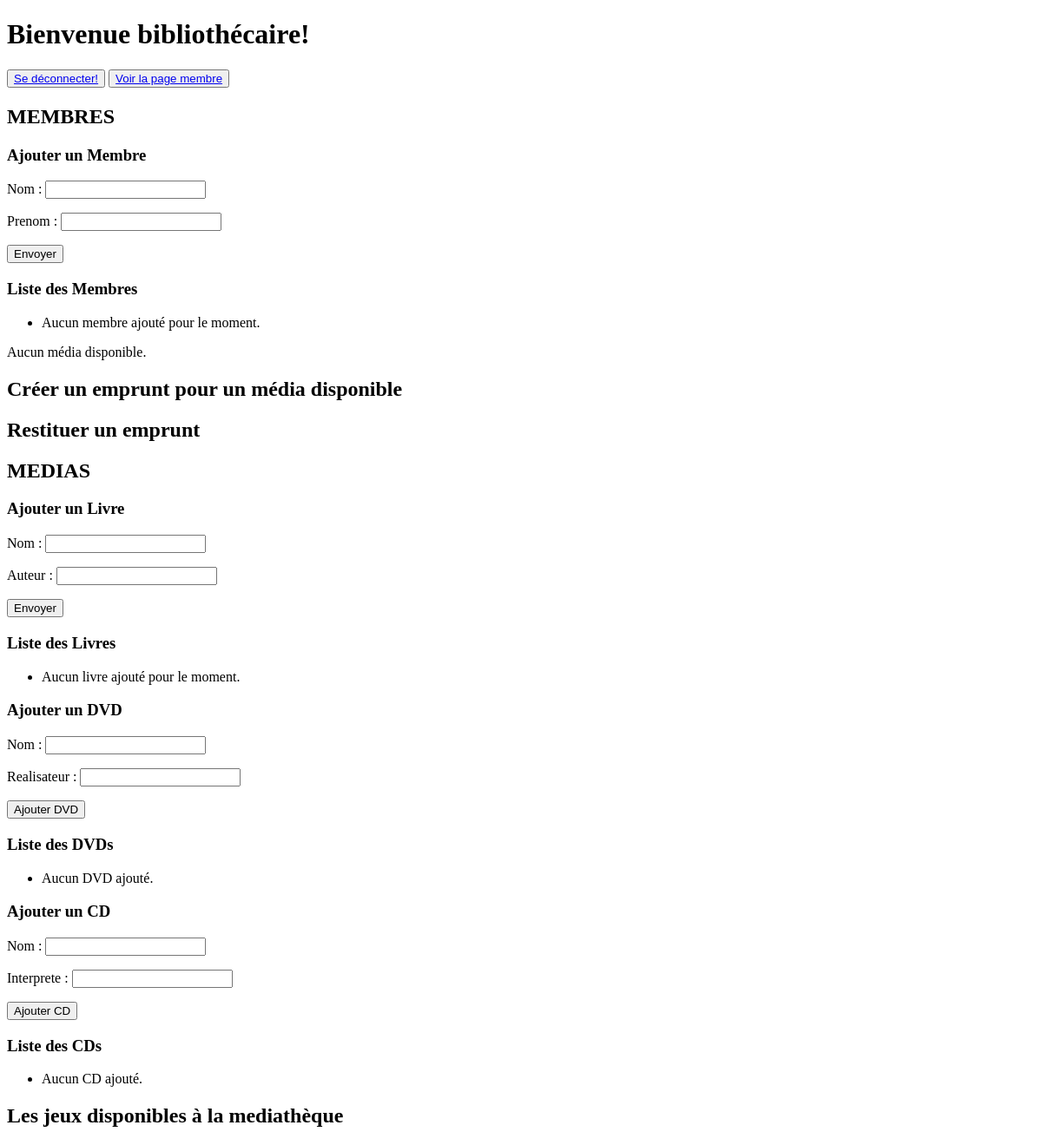
The page /accueil/ (signed in) on the database as committed earlier.
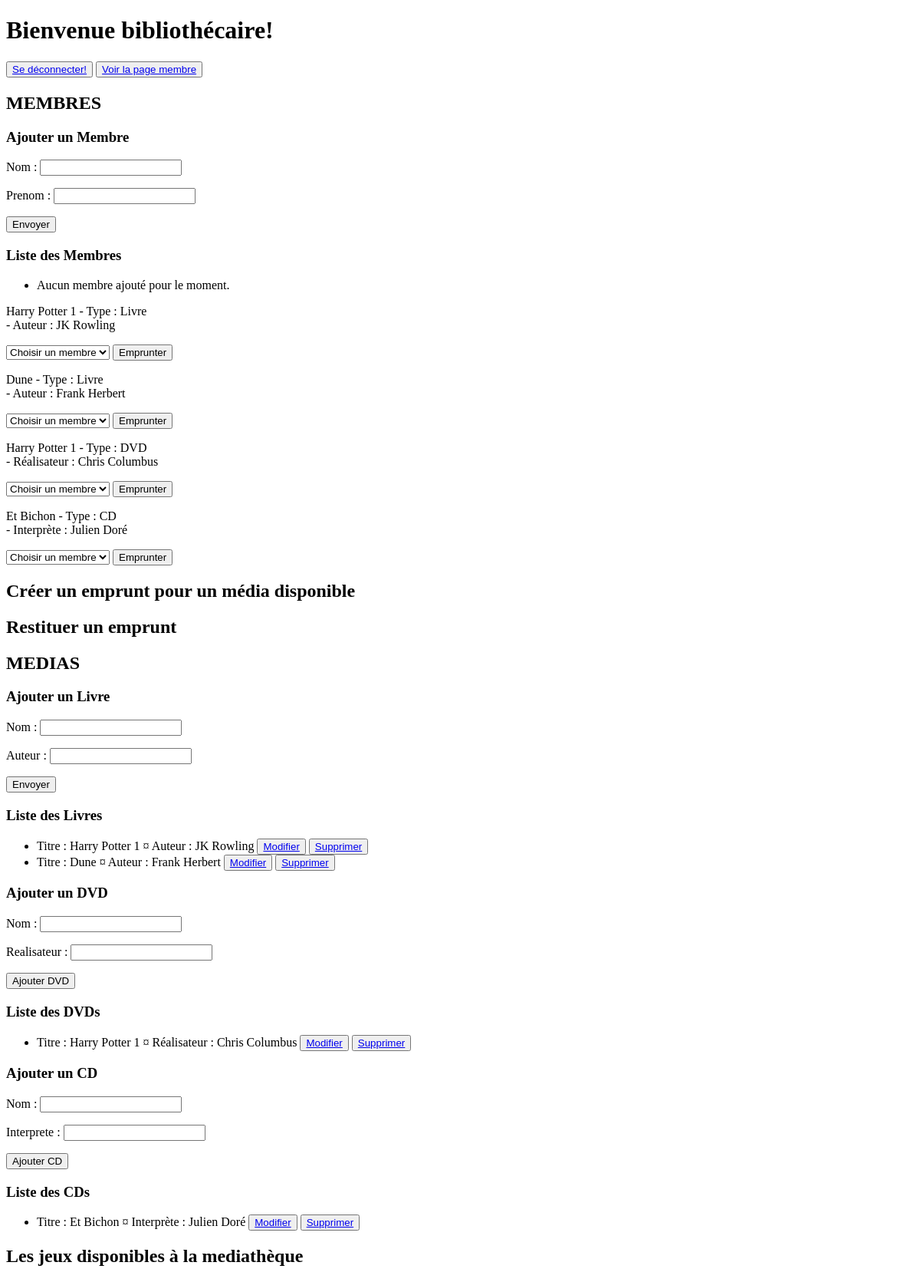
The same page on the database as committed later.
### medias/models.py (models this page shows, shortened)
class Media(models.Model):
    nom =  models.CharField(max_length=150)
    date_emprunt = models.DateField(null=True, blank=True)
    disponible = models.BooleanField(default=True)
    membre = models.CharField(max_length=150)
    def get_type(self):
        if hasattr(self, 'livre'):
            return 'Livre'
        elif hasattr(self, 'dvd'):
            return 'DVD'
        elif hasattr(self, 'cd'):
            return 'CD'
        return 'Inconnu'
    def get_real_instance(self):
        if hasattr(self, 'livre'):
            return self.livre
        elif hasattr(self, 'dvd'):
            return self.dvd
        elif hasattr(self, 'cd'):
            return self.cd
        return self  # Retourne Media par défaut si ce n'est aucune des sous-classes

class Livre(Media):
    auteur = models.CharField(max_length=150)

class Dvd(Media):
    realisateur= models.CharField(max_length=150)

class Cd(Media):
    interprete= models.CharField(max_length=150)

### auth_app/views.py (the view)
# urls.py: path('accueil/', views.accueil, name='accueil'),
@login_required
def accueil(request):
    if request.method =='POST':
        livre_form = CreationLivreForm(request.POST)
        dvd_form = CreationDvdForm(request.POST)
        cd_form = CreationCdForm(request.POST)
        membre_form = CreationMembreForm(request.POST)
        if livre_form.is_valid():
            livre_form.save()
            return redirect('accueil')
        if dvd_form.is_valid():
            dvd_form.save()
            return redirect('accueil')
        if cd_form.is_valid():
            cd_form.save()
            return redirect('accueil')
        if membre_form.is_valid():
            membre_form.save()
            return redirect('accueil')
    else:
        livre_form = CreationLivreForm()
        dvd_form = CreationDvdForm()
        cd_form = CreationCdForm()
        membre_form = CreationMembreForm()
    livres = Livre.objects.all()
    dvds = Dvd.objects.all()
    cds = Cd.objects.all()
    membres = Membre.objects.all()
    medias = Media.objects.all()
    return render(request, 'accueil.html',{
        'CreationLivre': livre_form,
        'CreationDvd': dvd_form,
        'CreationCd': cd_form,
        'Livres': livres,
        'Dvds': dvds,
        'Cds': cds,
        'CreationMembre': membre_form,
        'Membres': membres,
        'Medias': medias,
        })

### medias/forms.py
class CreationLivreForm(MediaForm):
    class Meta:
        model = Livre
        fields = MediaForm.Meta.fields + ['auteur']  # Ajout du champ spécifique au livre

class CreationDvdForm(MediaForm):
    class Meta:
        model = Dvd
        fields = MediaForm.Meta.fields + ['realisateur'] # Ajout du champ spécifique au dvd

### auth_app/Templates/accueil.html (shortened to what the changed rows need)
<!DOCTYPE html>
<html lang="en">
<head>
</head>
<body>
    <header>
        <div class="container home">
            <h1>Bienvenue bibliothécaire!</h1>
        </div>
    </header>
    <main>
        <div>
            <h2>MEMBRES</h2>
        </div>
        <div>
            {% for Media in Medias %}
                {% with Media.get_real_instance as instance %}
                    <p>{{ instance.nom }} - Type : {{ Media.get_type }}
                        <br>
                        {% if instance.get_type == 'Livre' %}
                                - Auteur : {{ instance.auteur }}
                                <br>
                                {% if Media.disponible %}
                                <form action="{% url 'emprunter' Media.id 0 %}" method="get" onsubmit="return redirectToEmprunt(this)">
                                    <select name="membre_id" required>
                                        <option value="" disabled selected>Choisir un membre</option>
                                    </select>
                                    <button type="submit">Emprunter</button>
                                </form>
                                    {% else %}
                                    <button><span style="color: red;">Indisponible</span></button>
                                    <button><a href="{% url 'restituer' Media.id %}">Restituer</a></button>
                                {% endif %}
                            {% elif instance.get_type == 'DVD' %}
                                - Réalisateur : {{ instance.realisateur }}
                                <br>
                                {% if Media.disponible %}
                                <form action="{% url 'emprunter' Media.id 0 %}" method="get" onsubmit="return redirectToEmprunt(this)">
                                    <select name="membre_id" required>
                                        <option value="" disabled selected>Choisir un membre</option>
                                    </select>
                                    <button type="submit">Emprunter</button>
                                </form>
                                    {% else %}
                                    <button><span style="color: red;">Indisponible</span></button>
                                    <button><a href="{% url 'restituer' Media.id %}">Restituer</a></button>
                                {% endif %}
                            {% elif instance.get_type == 'CD' %}
                                - Interprète : {{ instance.interprete }}
                                <br>
                                {% if Media.disponible %}
                                <form action="{% url 'emprunter' Media.id 0 %}" method="get" onsubmit="return redirectToEmprunt(this)">
                                    <select name="membre_id" required>
                                        <option value="" disabled selected>Choisir un membre</option>
                                    </select>
                                    <button type="submit">Emprunter</button>
                                </form>
                                    {% else %}
                                    <button><span style="color: red;">Indisponible</span></button>
                                    <button><a href="{% url 'restituer' Media.id %}">Restituer</a></button>
                                {% endif %}
                        {% endif %}
                    </p>
                {% endwith %}
            {% empty %}
                <p>Aucun média disponible.</p>
            {% endfor %}
            <h2>Créer un emprunt pour un média disponible</h2>
            <h2>Restituer un emprunt</h2>
        </div>
        <div>
            <h2>MEDIAS</h2>
            <div>
                <ul>
                    {% for Livre in Livres %}
                    <li>
                        Titre : {{ Livre.nom }} ¤ Auteur : {{ Livre.auteur }}
                        <button><a href="{% url 'modifier_livre' Livre.id %}">Modifier</a></button>
                        <button><a href="{% url 'supprimer_livre' Livre.id %}">Supprimer</a></button>
                    </li>
                    {% empty %}
                    <li>Aucun livre ajouté pour le moment.</li>
                    {% endfor %}
                </ul>
            </div>
            <div>
                <ul>
                    {% for dvd in Dvds %}
                        <li>
                            Titre : {{ dvd.nom }} ¤ Réalisateur : {{ dvd.realisateur }}
                            <button><a href="{% url 'modifier_dvd' dvd.id %}">Modifier</a></button>
                            <button><a href="{% url 'supprimer_dvd' dvd.id %}">Supprimer</a></button>
                        </li>
                    {% empty %}
                        <li>Aucun DVD ajouté.</li>
                    {% endfor %}
                </ul>
            </div>
            <div>
                <ul>
                    {% for cd in Cds %}
                        <li>
                            Titre : {{ cd.nom }} ¤ Interprète : {{ cd.interprete }}
                            <button><a href="{% url 'modifier_cd' cd.id %}">Modifier</a></button>
                            <button><a href="{% url 'supprimer_cd' cd.id %}">Supprimer</a></button>
                        </li>
                    {% empty %}
                        <li>Aucun CD ajouté.</li>
                    {% endfor %}
                </ul>
            </div>
        </div>
        <div>
            <h2>Les jeux disponibles à la mediathèque</h2>
        </div>
    </main>
</body>
</html>

Rows that differ between the two databases and show on the page:
added Media: get_real_instance.nom "Harry Potter 1", get_type "Livre", get_real_instance.auteur "JK Rowling"
added Media: get_real_instance.nom "Dune", get_type "Livre", get_real_instance.auteur "Frank Herbert"
added Media: get_real_instance.nom "Harry Potter 1", get_type "DVD", get_real_instance.realisateur "Chris Columbus"
added Media: get_real_instance.nom "Et Bichon", get_type "CD", get_real_instance.interprete "Julien Doré"
added Livre: nom "Harry Potter 1", auteur "JK Rowling"
added Livre: nom "Dune", auteur "Frank Herbert"
added Dvd: nom "Harry Potter 1", realisateur "Chris Columbus"
added Cd: nom "Et Bichon", interprete "Julien Doré"
Other text that changed with them:
text no longer shown: "Aucun média disponible. Aucun livre ajouté pour le moment. Aucun DVD ajouté. Aucun CD ajouté."
